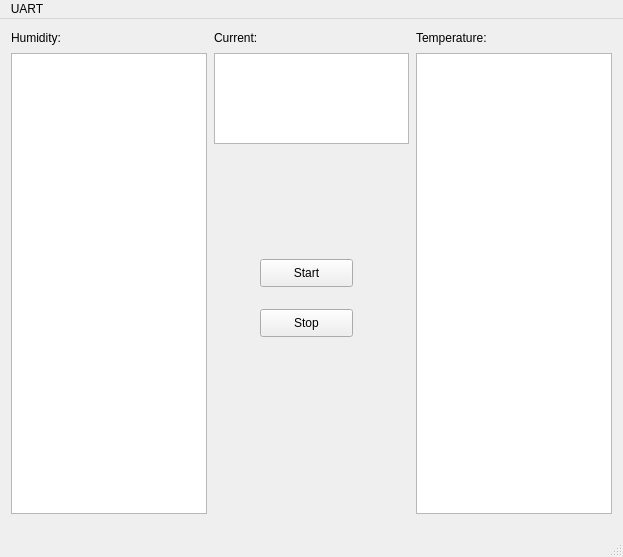
<?xml version="1.0" encoding="UTF-8"?>
<ui version="4.0">
 <class>MainWindow</class>
 <widget class="QMainWindow" name="MainWindow">
  <property name="geometry">
   <rect>
    <x>0</x>
    <y>0</y>
    <width>623</width>
    <height>557</height>
   </rect>
  </property>
  <property name="windowTitle">
   <string>MainWindow</string>
  </property>
  <widget class="QWidget" name="centralwidget">
   <widget class="QTextEdit" name="textEdit">
    <property name="geometry">
     <rect>
      <x>416</x>
      <y>34</y>
      <width>196</width>
      <height>461</height>
     </rect>
    </property>
   </widget>
   <widget class="QLabel" name="label_2">
    <property name="geometry">
     <rect>
      <x>11</x>
      <y>11</y>
      <width>54</width>
      <height>16</height>
     </rect>
    </property>
    <property name="text">
     <string>Humidity:</string>
    </property>
   </widget>
   <widget class="QLabel" name="label">
    <property name="geometry">
     <rect>
      <x>416</x>
      <y>11</y>
      <width>80</width>
      <height>16</height>
     </rect>
    </property>
    <property name="text">
     <string>Temperature:</string>
    </property>
   </widget>
   <widget class="QTextEdit" name="textEdit_2">
    <property name="geometry">
     <rect>
      <x>11</x>
      <y>34</y>
      <width>196</width>
      <height>461</height>
     </rect>
    </property>
   </widget>
   <widget class="QPushButton" name="pushButton_2">
    <property name="geometry">
     <rect>
      <x>260</x>
      <y>290</y>
      <width>93</width>
      <height>28</height>
     </rect>
    </property>
    <property name="text">
     <string>Stop</string>
    </property>
   </widget>
   <widget class="QPushButton" name="pushButton">
    <property name="enabled">
     <bool>true</bool>
    </property>
    <property name="geometry">
     <rect>
      <x>260</x>
      <y>240</y>
      <width>93</width>
      <height>28</height>
     </rect>
    </property>
    <property name="text">
     <string>Start</string>
    </property>
   </widget>
   <widget class="QTextEdit" name="textEdit_3">
    <property name="geometry">
     <rect>
      <x>214</x>
      <y>34</y>
      <width>195</width>
      <height>91</height>
     </rect>
    </property>
   </widget>
   <widget class="QLabel" name="label_3">
    <property name="geometry">
     <rect>
      <x>214</x>
      <y>11</y>
      <width>48</width>
      <height>16</height>
     </rect>
    </property>
    <property name="text">
     <string>Current:</string>
    </property>
   </widget>
  </widget>
  <widget class="QMenuBar" name="menubar">
   <property name="geometry">
    <rect>
     <x>0</x>
     <y>0</y>
     <width>623</width>
     <height>26</height>
    </rect>
   </property>
   <widget class="QMenu" name="menuPort">
    <property name="title">
     <string>UART</string>
    </property>
    <addaction name="actionSettings"/>
   </widget>
   <addaction name="menuPort"/>
  </widget>
  <widget class="QStatusBar" name="statusbar"/>
  <action name="actionCOM7">
   <property name="text">
    <string>COM7</string>
   </property>
  </action>
  <action name="actionCOM10">
   <property name="text">
    <string>COM10</string>
   </property>
  </action>
  <action name="actionCOM12">
   <property name="text">
    <string>COM12</string>
   </property>
  </action>
  <action name="actionSettings">
   <property name="text">
    <string>Settings</string>
   </property>
  </action>
 </widget>
 <resources/>
 <connections/>
</ui>
